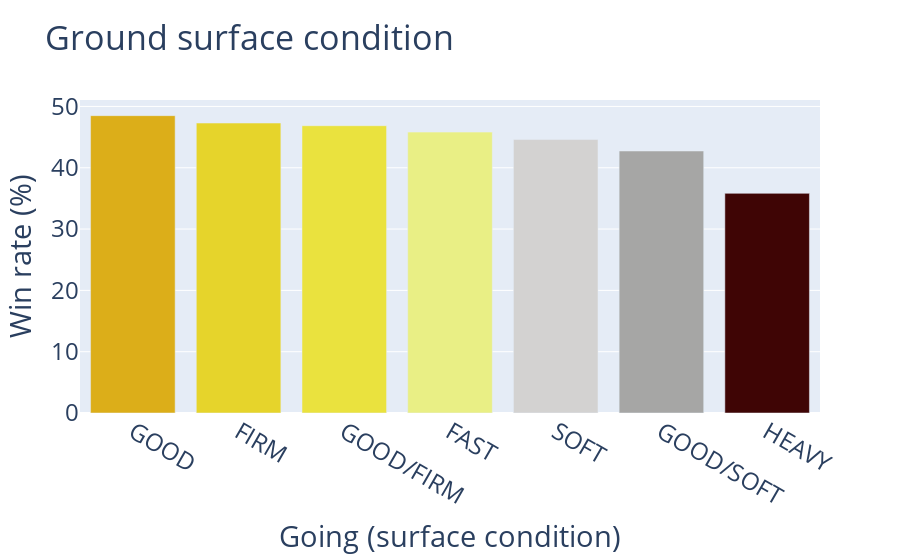

Notebook cell for this chart:
### Markdown cell above
### Going vs Win_Rate

### Code cell
going_df = calculate_win_rate(df, 'Going')
fig = px.bar(
    x=going_df['Going'],
    y=going_df['Win_Rate'],
    color=going_df['Win_Rate'],
    color_continuous_scale='oxy',
    title='Ground surface condition',
    labels={'x': 'Going (surface condition)', 'y': 'Win rate (%)'}
    )

fig.update_layout(xaxis={'categoryorder': 'total descending'}, font={'size': 24})
fig.update_coloraxes(showscale=False)
fig.write_image('../images/going-win-rate.png', scale=10)
fig

### Figure 1 — Plotly figure (JSON) as saved in the notebook; plotly's stock layout.template omitted (floating-point values rounded to 4 significant figures)
{"data": [{"alignmentgroup": "True", "hovertemplate": "Going (surface condition)=%{x}<br>Win rate (%)=%{y}<br>color=%{marker.color}<extra></extra>", "legendgroup": "", "marker": {"color": [45.81, 47.29, 48.5, 46.85, 42.73, 35.82, 44.6], "coloraxis": "coloraxis", "pattern": {"shape": ""}}, "name": "", "offsetgroup": "", "orientation": "v", "showlegend": false, "textposition": "auto", "type": "bar", "x": ["FAST", "FIRM", "GOOD ", "GOOD/FIRM", "GOOD/SOFT", "HEAVY", "SOFT"], "xaxis": "x", "y": [45.81, 47.29, 48.5, 46.85, 42.73, 35.82, 44.6], "yaxis": "y"}], "layout": {"barmode": "relative", "coloraxis": {"colorbar": {"title": {"text": "color"}}, "colorscale": [[0, "rgb(63, 5, 5)"], [0.09091, "rgb(101, 6, 13)"], [0.1818, "rgb(138, 17, 9)"], [0.2727, "rgb(96, 95, 95)"], [0.3636, "rgb(119, 118, 118)"], [0.4545, "rgb(142, 141, 141)"], [0.5455, "rgb(166, 166, 165)"], [0.6364, "rgb(193, 192, 191)"], [0.7273, "rgb(222, 222, 220)"], [0.8182, "rgb(239, 248, 90)"], [0.9091, "rgb(230, 210, 41)"], [1, "rgb(220, 174, 25)"]], "showscale": false}, "font": {"size": 24}, "legend": {"tracegroupgap": 0}, "title": {"text": "Ground surface condition"}, "xaxis": {"anchor": "y", "categoryorder": "total descending", "domain": [0, 1], "title": {"text": "Going (surface condition)"}}, "yaxis": {"anchor": "x", "domain": [0, 1], "title": {"text": "Win rate (%)"}}}}
